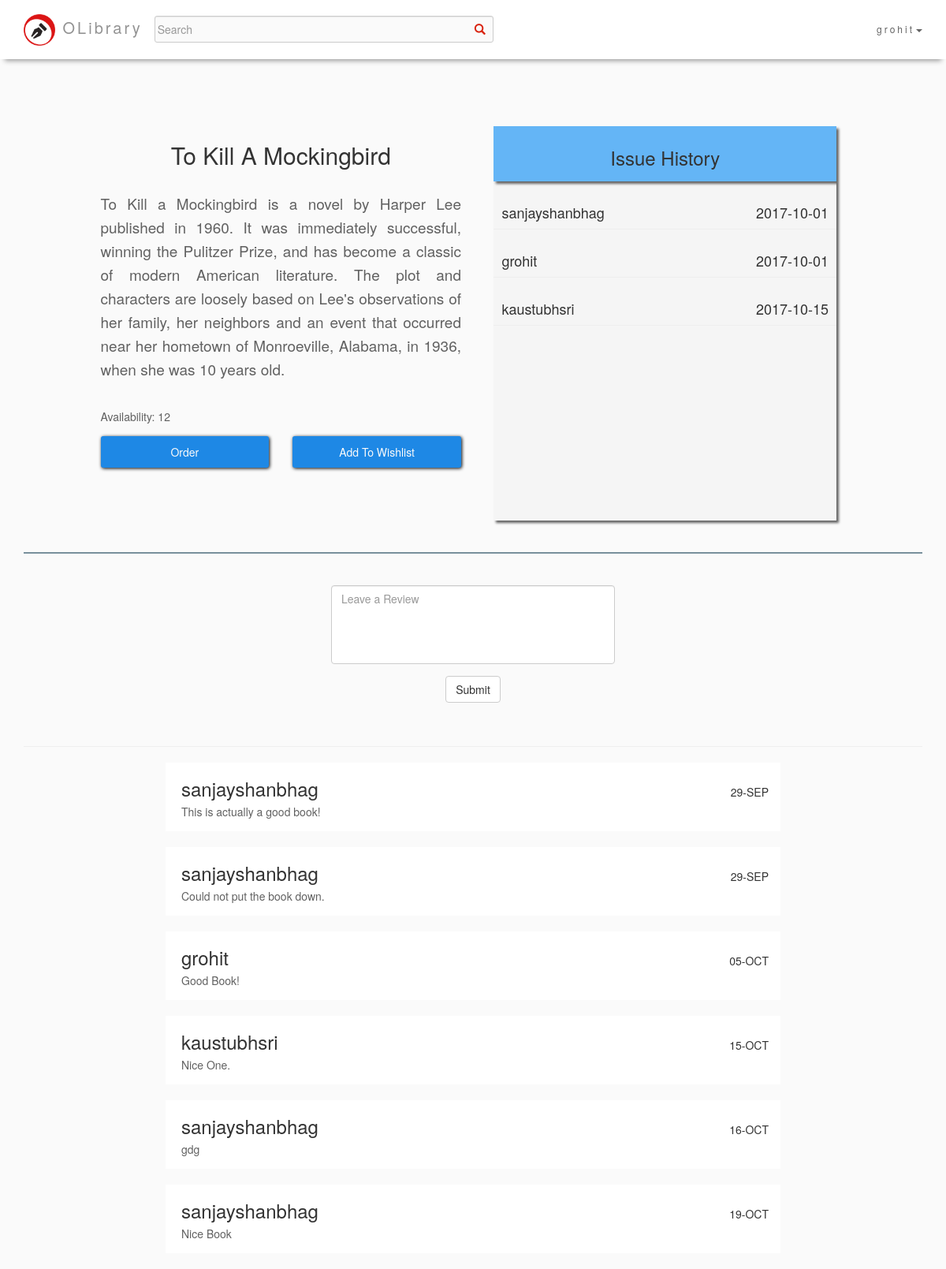
The app's page /order.php?id=1 (signed in) with its own data.
### tables this page shows
CREATE TABLE `books` (
  `id` int(11) NOT NULL,
  `name` varchar(255) NOT NULL,
  `author` varchar(255) NOT NULL,
  `copies` int(11) NOT NULL,
  `description` text NOT NULL
);

CREATE TABLE `issued` (
  `id` int(11) NOT NULL,
  `bid` int(11) NOT NULL,
  `uid` varchar(255) NOT NULL,
  `date1` timestamp NULL DEFAULT CURRENT_TIMESTAMP
);

CREATE TABLE `reviews` (
  `id` int(11) NOT NULL,
  `uid` varchar(255) NOT NULL,
  `bid` int(11) NOT NULL,
  `review` text,
  `date1` timestamp NOT NULL DEFAULT CURRENT_TIMESTAMP
);

### order.php (the view, shortened to what this page needs)
<?php
	include 'databh.php';
    $id = $_GET['id'];
?>
<!DOCTYPE html>
<html>
  <head>
    <link rel="stylesheet" type="text/css" href="CSS/custom_content.css">
      <link rel="stylesheet" href="https://maxcdn.bootstrapcdn.com/bootstrap/3.3.7/css/bootstrap.min.css">
  </head>
	<body>
		<div class="container">
    <nav class="navbar navbar-default navbar-fixed-top" style="background-color: #FFFFFF; border: none;">
                    <div class="container">
                        <div class="navbar-header">
                            <a class="navbar-left" href="index.php" style="margin-top: 18px; color: #939393; text-decoration: none; font-size: 20px;"><img src="images/lo2.png" style="height: 40px; width: 40px; margin-right: 1px;"> OLibrary</a>
                        </div>
                        <div id="navbar" class="navbar-collapse collapse">
                            <ul class="nav navbar-nav navbar-left">
                                <div id="custom-search-input">
                                <form class="navbar-form navbar-left" method="POST" action="searchresults.php" id="search">
                                    <div class="input-group">
                                        <input type="text" class="search-query form-control" placeholder="Search" id="query" name="query"/>
                                        <span class="input-group-btn">
                                            <button class="btn btn-danger" type="submit">
                                                <span class=" glyphicon glyphicon-search"></span>
                                            </button>
                                        </span>
                                    </div>
                                </form>
                                </div>
                            </ul>
                            <ul class="nav navbar-nav navbar-right">
                                <?php
                                if(isset($_SESSION['uid']) && !empty($_SESSION['uid'])){
                                    if(isset($dp) && !empty($dp)){
                                       echo "<li class='dropdown'><a class='dropdown-toggle' data-toggle='dropdown' href='#'>" .$_SESSION['uid']."<span class='caret'></span></a>";
                                   }else{
                                    echo "<li class='dropdown'><a class='dropdown-toggle' data-toggle='dropdown' href='#'>" .$_SESSION['uid']."<span class='caret'></span></a>";
                                   }
                                }
                                else{
                                    echo "<li class='dropdown'><a class='dropdown-toggle' data-toggle='dropdown' href='#'>User<span class='caret'></span></a>";
                                    }
                                    ?>
                                </li>
                            </ul>
                        </div>
                    </div>
                </nav>
        </div>
        <div class="container-fluid back">
            <br><br><br><br><br><br><br><br>
            <div class='container'>
                <div class="row">
                    <div class="col-sm-1 col-lg-1 col-md-1">
                    </div>
                    <div class="col-sm-5 col-lg-5 col-md-5">
                        <?php
                            $sql = "SELECT * FROM books WHERE id = '$id'";
                            $result = $conn->query($sql);
                            $row = $result->fetch_assoc();
                            $name = $row['name'];
                            $descript = $row['description'];
                            echo "<h2 style='text-align: center;'>".$name."</h2>";
                            echo "<br>";
                            echo "<p style='text-align: justify; font-size: 19px;'>".$descript."</p>";
                            echo "<br>";
                            $sql1 = "SELECT id FROM issued WHERE bid = '$id'";
                            $result1 = $conn->query($sql1);
                            $ava = mysqli_num_rows($result1);
                            $tot = $row['copies'];
                            $ava = $tot - $ava;
                            echo "<p>Availability: ".$ava."</p>";
                            echo "<div class='row'>";
                                echo "<div class='col-sm-6 col-md-6 col-lg-6'>";
                                    echo "<a href='orderprocess.php?id=".$id."' class='bton1 center-block'>Order</a>";
                                echo "</div>";
                                echo "<div class='col-sm-6 col-md-6 col-lg-6'>";
                                    echo "<a onclick='wishlist()' class='bton1 center-block'>Add To Wishlist</a>";
                                echo "</div>";
                            echo "</div>";
                        ?>
                        <br>
                        <br>
                    </div>
                    <div class="col-sm-5 col-lg-5 col-md-5">
                        <div class="center-block hist">
                            <div class="histhead">
                                <h3 style="text-align: center;">Issue History</h3>
                            </div>
                            <br>
                            <?php
                                $sql = "SELECT * FROM issued WHERE bid = '$id'";
                                $result = $conn->query($sql);
                                while($row = $result->fetch_assoc()){
                                    $name = $row['uid'];
                                    $date = $row['date1'];
                                    $datearr = explode(" ", $date);
                                    $date1 = $datearr[0];
                                    echo "<h4 style='display: inline; float: left; margin-left: 10px;'>".$name."</h4>";
                                    echo "<h4 style='display: inline; float: right; margin-right: 10px;'>".$date1."</h4>";
                                    echo "<br>";
                                    echo "<hr>";
                                }
                            ?>
                        </div>
                    </div>
                    <div class="col-sm-1 col-lg-1 col-md-1">
                    </div>
                </div>
                <br>
                <hr style="border-width: 2px; border-color: #78909C;">
                <br>
                <div class="form-group">
                    <div class="row">
                        <div class="col-sm-4 col-lg-4 col-md-4">
                        </div>
                        <div class="col-sm-4 col-lg-4 col-md-4">
                            <textarea class="form-control" name="review" id="review" placeholder="Leave a Review" style="resize: none; height: 100px;"></textarea>
                        </div>
                        <div class="col-sm-4 col-lg-4 col-md-4">
                        </div>
                    </div>
                </div>
                <div class="form-group">
                    <div style="text-align: center;">
                        <p onclick="loadDoc()" class="btn btn-default">Submit</p>
                    </div>
                </div>
                <br>
                <hr>
                <div class="resudiv" id="resudiv">
                    <?php
                        $sql = "SELECT * FROM reviews WHERE bid = '$id'";
                        $result = $conn->query($sql);
                        while($row = $result->fetch_assoc()){
                            echo "<div class='row'>";
                                echo "<div class='col-sm-2 col-lg-2 col-md-2'>";
                                echo "</div>";
                                echo "<div class='col-sm-8 col-lg-8 col-md-8'  style='background-color: #FFFFFF;'>";
                                    echo "<br>";
                                    echo "<h3 style='margin-left: 5px; display: inline;'>".$row['uid']."</h3>";
                                    $date = $row['date1'];
                                    $datearr = explode(" ", $date);
                                    $date1 = $datearr[0];
                                    $date1arr = explode("-", $date1);
                                    $month = $date1arr[1];
                                    if($month == '09'){
                                        $month = "SEP";
                                    }
                                    if($month == '10'){
                                        $month = "OCT";
                                    }
                                    $datedisp = $date1arr[2]."-".$month;
                                    echo "<h5 style='margin-left: 5px; text-align: right; display: inline; float: right;'>".$datedisp."</h5>";
                                    echo "<p style='margin-left: 5px;'>".$row['review']."</p>";
                                echo "</div>";
                                echo "<div class='col-sm-2 col-lg-2 col-md-2'>";
                                echo "</div>";
                            echo "</div>";
                            echo "<br>";
                        }
                    ?>
                </div>
            </div>
        </div>
    </body>
</html>

### CSS/custom_content.css (style rules this page uses)
p { color: #616161; line-height: 30px; }
.navbar { -webkit-box-shadow: 0 8px 6px -6px #999 !important; -moz-box-shadow: 0 8px 6px -6px #999 !important; box-shadow: 0 8px 6px -6px #999 !important; margin-bottom: 0; background-color: #f4511e; z-index: 9999; border: 0; font-size: 12px !important; line-height: 1.42857143 !important; letter-spacing: 3px; border-radius: 0; height: 75px; }
.navbar li a, .navbar .navbar-brand { color: #636363 !important; margin-top: 12PX; }
.bton1 { background-color: #1E88E5; height: 40px; border-radius: 3px; text-align: center; cursor: pointer; padding: 10px; box-shadow: 1px 1px 4px #000000; color: #FAFAFA; text-decoration: none; }
#custom-search-input { margin:0; margin-top: 0px; margin-bottom: 0px; padding: 0; }
#custom-search-input .search-query { padding-right: 3px; padding-right: 4px \9; padding-left: 3px; padding-left: 4px \9; margin-bottom: 0; -webkit-border-radius: 3px; -moz-border-radius: 3px; border-radius: 3px; }
#custom-search-input button { border: 0; background: none; padding: 2px 5px; margin-top: 2px; position: relative; left: -28px; margin-bottom: 0; -webkit-border-radius: 3px; -moz-border-radius: 3px; border-radius: 3px; color:#D9230F; margin-top: 12PX; }
#search input[type=text] { width:430px !important; background-color: #FAFAFA; margin-top: 12px; }
.back { background-color: #FAFAFA; min-height: 100%; min-width: 100%; }
html, body { margin: 0; height: 100%; }
body { min-height: 100%; }
.hist { min-height: 500px; background-color: #F5F5F5; width: 95%; box-shadow: 3px 3px 3px #636363; overflow: scroll; }
.histhead { min-height: 70px; background-color: #64B5F6; box-shadow: 3px 3px 3px #636363; padding-top: 7px; }

### records on screen
books: name "To Kill A Mockingbird", description "To Kill a Mockingbird is a novel by Harper Lee published in 1960. It was immediately successful, winning the Pulitzer Prize, and has become a classic of modern American literature. The plot and characters are loosely based on Lee's observations of her family, her neighbors and an event that occurred near her hometown of Monroeville, Alabama, in 1936, when she was 10 years old."
issued: uid "sanjayshanbhag", date1 "2017-10-01"
issued: uid "grohit", date1 "2017-10-01"
issued: uid "kaustubhsri", date1 "2017-10-15"
reviews: uid "sanjayshanbhag", date1 "29-SEP", review "This is actually a good book!"
reviews: uid "sanjayshanbhag", date1 "29-SEP", review "Could not put the book down."
reviews: uid "grohit", date1 "05-OCT", review "Good Book!"
reviews: uid "kaustubhsri", date1 "15-OCT", review "Nice One."
reviews: uid "sanjayshanbhag", date1 "16-OCT", review "gdg"
reviews: uid "sanjayshanbhag", date1 "19-OCT", review "Nice Book"

### other values on screen
$_SESSION['uid'] "grohit"
$ava "12"
